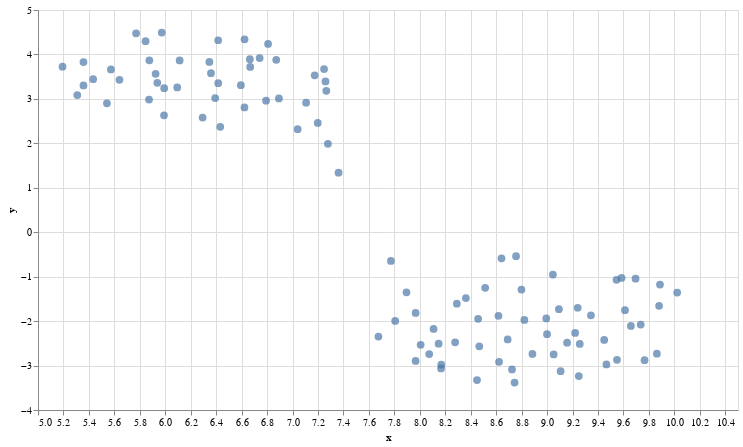

Source (notebook cell):
### Code cell
# UMAP reduces the dimensions from 1024 to 2 dimensions that we can plot
reducer = umap.UMAP(n_neighbors=20)
umap_embeds = reducer.fit_transform(embeddings)
# Prepare the data to plot and interactive visualization
# using Altair
df_explore = pd.DataFrame(data={'text': df['ha_ig_text'][:100]})
df_explore['x'] = umap_embeds[:,0]
df_explore['y'] = umap_embeds[:,1]
# Plot
chart = alt.Chart(df_explore).mark_circle(size=60).encode(
    x=#'x',
    alt.X('x',
        scale=alt.Scale(zero=False)
    ),
    y=
    alt.Y('y',
        scale=alt.Scale(zero=False)
    ),
    tooltip=['text']
).properties(
    width=700,
    height=400
)
chart.interactive()

### Figure 1 — Vega-Lite specification as saved in the notebook (floating-point values rounded to 4 significant figures)
{"config": {"view": {"continuousWidth": 400, "continuousHeight": 300}}, "data": {"name": "data-7bf59fd6720b79b4c8975551c742d12b"}, "mark": {"type": "circle", "size": 60}, "encoding": {"tooltip": [{"field": "text", "type": "nominal"}], "x": {"field": "x", "scale": {"zero": false}, "type": "quantitative"}, "y": {"field": "y", "scale": {"zero": false}, "type": "quantitative"}}, "height": 400, "selection": {"selector001": {"type": "interval", "bind": "scales", "encodings": ["x", "y"]}}, "width": 700, "$schema": "https://vega.github.io/schema/vega-lite/v4.17.0.json", "datasets": {"data-7bf59fd6720b79b4c8975551c742d12b": [{"text": "baka film din banza director allah ya dafa ni nasan zai yi daidai da abnd ake bukata", "x": 5.845, "y": 4.297}, {"text": "allah ubangiji yaiwa rayuwarsa albarka", "x": 7.259, "y": 3.394}, {"text": "abu nafarko gamawa da duniya lafiya kuma inason ingama da uwayena lafiya sannan arzikin duniya dana lahira  sannan inason ganin annabi  s a w  koda cikin mafarkinane   gaskiya dai kuma inason aur", "x": 6.094, "y": 3.257}, {"text": "allah yasa muyi kyakkyawan qarshe", "x": 6.293, "y": 2.58}, {"text": "ba wasa a fuskokinsu  may you succeed always guys", "x": 8.642, "y": -0.5883}, {"text": "aslm bbc hausa tambaya ta itace shekara bbc hausa nawa kuma a wace kasa takene nagode   fatan alkairi", "x": 5.433, "y": 3.444}, {"text": "allah yasa donal trump y kawo w buhari ziyara suyi hanu biyu d shi amin", "x": 6.808, "y": 4.237}, {"text": "toh allah ya sakawa yan gaza", "x": 6.347, "y": 3.831}, {"text": "wannan gsky ne wallahi munacikin lahaula allah muke roqo daya kawo mana daukinsa", "x": 5.309, "y": 3.086}, {"text": "ya subhanallahi   allah ya jiqansu ya gafarta musu ameen", "x": 7.107, "y": 2.916}, {"text": "ah lallai ka burge", "x": 5.541, "y": 2.9}, {"text": "a haba dai kano pillars    allah ya bashi team a chan inda take", "x": 5.357, "y": 3.83}, {"text": "ba a cewa                  ya mutu                  kamarh dabba  sai dey ace                 yarasu                 allah ya mugane amen", "x": 7.248, "y": 3.671}, {"text": "gsky ne allah ya taimaki", "x": 5.99, "y": 2.631}, {"text": "sister dinki tayi kyau sosai", "x": 7.773, "y": -0.646}, {"text": "allah yashiryar damu baki dai wlh wasu mutane akwai sheri garesu", "x": 5.873, "y": 2.986}, {"text": "allahu akbar allah yaqara nisan kwana mai amfani daga bakin jikan mal  arzika dan nepu sokoto state bodinga l g ketaeren sawaba area", "x": 6.416, "y": 4.319}, {"text": "allah ya sa mu dace amin", "x": 6.622, "y": 2.807}, {"text": "gsky hirar nan tae dadi allah ya taemaka", "x": 6.432, "y": 2.372}, {"text": "idan ansamu iphone 1 in aso", "x": 7.278, "y": 1.99}, {"text": "gamji mazan kwarai namiji uban yan boko  allah ya qara haskaka makwanci", "x": 5.64, "y": 3.428}, {"text": "ko babu komai akwai araha", "x": 5.937, "y": 3.361}, {"text": "allah yakara jagora", "x": 6.792, "y": 2.961}, {"text": "dan allah a ina xan samu complete shirinku da kukeyi mai suna dan birni i m in love with the movie  thanks   allah ya kara daukaka", "x": 5.771, "y": 4.475}, {"text": "allah ya karemana kasarmu tagado nigeria da kare warsa daga sharrin yan siyasa ameeeeeeeeeen", "x": 6.623, "y": 4.339}, {"text": "masha allah  muna godiya da aikin megida", "x": 5.357, "y": 3.304}, {"text": "show love to rahama sadau", "x": 7.361, "y": 1.339}, {"text": "good haka muke so yan man united ayi hakure sai next level", "x": 5.193, "y": 3.724}, {"text": "allah yasa afara asa a allah yayi jagora", "x": 6.667, "y": 3.719}, {"text": "allah ya sauwaqe mata wannan jarrabawar", "x": 6.594, "y": 3.308}, {"text": "allah ya fiddasu lafiya   alfarmar annabi muhammad s a w", "x": 7.265, "y": 3.182}, {"text": "allah ya sa ka da alkharin sa", "x": 6.392, "y": 3.017}, {"text": "kuma dai ya allah mun mika lamuramu zuwa gareka ya allah ka kawo mana mafeta kasa ta nageria ya allah kai ne maji rokon bayinka amin ya hauyu ya kauyumu", "x": 5.875, "y": 3.868}, {"text": "amin y rabbi dama allah swt y halicche mu sannan y ban ban tamu t bangaren yare   al adu d kuma kabilu ba don komai bah se dan wannan dalilan allah y karo mana lpy d zaman lpy gami d yalwar arzik", "x": 5.991, "y": 3.242}, {"text": "congratulations zamuzo musha kaman ba gobe", "x": 8.756, "y": -0.5399}, {"text": "congratulations stardom har birnin sin", "x": 6.416, "y": 3.352}, {"text": "allah yajikansa da rahma yasa albarka ga iyalansa daya bari amen", "x": 7.174, "y": 3.531}, {"text": "mashaallah allah ya kara daukaka darajar wanan film allah ya nuna mana kizo jahar katsina domin haska mana shi a cinema amin", "x": 5.973, "y": 4.491}, {"text": "allah ka yaye mana wadannan masifu a nigeria", "x": 6.665, "y": 3.893}, {"text": "toh mudae wannan cutar allah ya karu mu  kuma mutane sugane cewa idan kaga gemun dan uwanka yakama da wuta toh ka yai yafa ma naka ruwa", "x": 6.741, "y": 3.919}, {"text": "yaye kyau    gaskiya mahmud yana playing role mai wuya a wannan shirrin labarin", "x": 5.573, "y": 3.662}, {"text": "allhmdllh      allah yatona asirinsu", "x": 7.04, "y": 2.319}, {"text": "koma wanne irin nau i neh allah zai karemu", "x": 5.924, "y": 3.565}, {"text": "ameen  may aljanna be their final abode", "x": 7.198, "y": 2.459}, {"text": "allah ya tsare da gaba", "x": 6.893, "y": 3.011}, {"text": "mukam muna biyayya ga gwamnati duk abunda tace idan bawai yasaba mawa addinin islama bane muna masu biyayya yauwa", "x": 6.113, "y": 3.866}, {"text": "allahu akbar  allah ka kawo mana karshen wannan bala i", "x": 6.872, "y": 3.878}, {"text": "tsakani da allah in ba a yi hankali ba sai    sudan ta koma    libiya", "x": 6.359, "y": 3.579}, {"text": "happy birthday ezigbo nne mu ochie ka ife nile bu ife oma  aru isi ike n ogologo ndu buru nke gi  now and forever   amen", "x": 9.585, "y": -1.028}, {"text": "o biliwo o biliwo jesu apoburu nelu obe onye mmeri", "x": 9.449, "y": -2.423}, {"text": "nsogbu ad gh   omego n   nwa an  kita  nke ah  agbag   niru niru k any  n eje", "x": 8.724, "y": -3.089}, {"text": "m  asa  gb  makata    so mma", "x": 8.007, "y": -2.534}, {"text": "wow        chidozie      ji si ike", "x": 8.618, "y": -1.881}, {"text": "jehovah idi egwu jehovah idi egwu  praise  farandmode", "x": 8.994, "y": -1.94}, {"text": "ekele d r  g  chukwuabiama     b ara egbu m  gbuo onwe ya  chineke  m  ntak r  daal  oo", "x": 9.0, "y": -2.295}, {"text": "nnem chukwu go zie g  na nk  i kw r", "x": 8.108, "y": -2.176}, {"text": "igbo medley by    inspirationalhour with umu chineke eee", "x": 9.862, "y": -2.733}, {"text": "nwaeze adighi efu n mba", "x": 8.744, "y": -3.382}, {"text": "haew god  ezigbo nwanyi", "x": 7.807, "y": -1.996}, {"text": "ar r    ewo   jee nke  ma  gbu  j", "x": 8.277, "y": -2.477}, {"text": "hbd onyeoma  chukwu gozie gi   more hits  birikwa blessings lagos state house of", "x": 9.88, "y": -1.656}, {"text": "singing  onye neme mma lekwe ikperem nala      imela  africanpraise", "x": 9.766, "y": -2.879}, {"text": "happy birthday nne   chukwu gozie gi ofuma", "x": 10.02, "y": -1.358}, {"text": "happy birthday chinecherem  okenwa  chukwu goziwerem gi    aka na emebe akwa umu nwoke na uzo opuruiche  golibe", "x": 9.695, "y": -1.046}, {"text": "nsogbu adighi  kachifo", "x": 8.449, "y": -3.325}, {"text": "ekele na nsopuru diri gi chiokike maka ndu i nyere anyi  ahu ike na amara     riwo otito", "x": 9.659, "y": -2.108}, {"text": "kedu ka   mere ezigbo eyin m", "x": 8.798, "y": -1.291}, {"text": "otua ka chineke anyi di eh agidigba eh eh eh   waciservice1  hbdrevgodwinabba", "x": 8.513, "y": -1.251}, {"text": "t t   ma nwanne", "x": 8.169, "y": -2.98}, {"text": "jesus igwe ezeoha", "x": 8.69, "y": -2.413}, {"text": "i b  chukwu   b gh  mmad  you are god you re not man  i b  chukwu   b gh  mmad  i b  chukwu   b gh  mmad  i b  chukwu   b gh  mmad  na you be god almighty god you no be man oh you no be man oh", "x": 9.24, "y": -1.699}, {"text": "nne i s r  ike o", "x": 8.167, "y": -3.064}, {"text": "chukwu oma onyeoma na   chukwu oma onyeoma na   chukwu oma chobioma    praising god in a special", "x": 9.612, "y": -1.755}, {"text": "igbo amaka dimkpa anagh  a ka nk  n egwu   ma a gb   egwu ichaka", "x": 9.549, "y": -2.87}, {"text": "biri kam biri egbe bere ugo bere  nke si ibeya ebele  nkw  kwa ya", "x": 9.106, "y": -3.125}, {"text": "oga nd  oga", "x": 7.967, "y": -2.896}, {"text": "auntie ngo i like ya dress  omara ezigbo mma", "x": 7.895, "y": -1.351}, {"text": "happy birthday mazi iga adi ka echi makana echi adi agwu agwu  onyenweanyi gozie gi", "x": 9.887, "y": -1.177}, {"text": "ndewo nwoke  ma", "x": 7.675, "y": -2.347}, {"text": "nd  nke m", "x": 8.074, "y": -2.742}, {"text": "okonkwo in things fall apart   ka chukwu okike abiama chekwa gi  nye gi ahu ike n ogologo ndu", "x": 9.257, "y": -2.513}, {"text": "ezenkwobi  ny  spare parts na agbani", "x": 8.885, "y": -2.739}, {"text": "ekele dibia gworo akidi  ya agwota ozo", "x": 9.093, "y": -1.732}, {"text": "onye eze   udo di ri gi onye oma  more grace as you reach out to the masses in imo state  remember me kwanu e don tey na", "x": 9.736, "y": -2.077}, {"text": "biko ndi obodoukwu nwere umu asa di sharp bonario tell her pls", "x": 9.249, "y": -3.236}, {"text": "even contact his suppliers in china  chukwu mekwalu nd  ya ebele", "x": 8.458, "y": -1.948}, {"text": "time for our  thanksgiving dance and procession  nagode jesu ibu chukwu onye dinma oluwa etobi      thanksgivingsunday  talagos", "x": 9.545, "y": -1.071}, {"text": "lmao  chukwu gba gi ume", "x": 8.821, "y": -1.973}, {"text": "np chukwu agozi go gi   ft lucy q       dreamlounge with    tgif  turnup", "x": 8.291, "y": -1.608}, {"text": "it s the  thefirstflight2theweekend w   x  np chukwu agozi di gi ft", "x": 8.362, "y": -1.48}, {"text": "odogwu na agha dike na agha nara ekele odogwu na agha dike na agha nara ekele olisa kere uwa chukwu na eme nma agam buru hallelujah eburu bu gara jehovah  mercyconference2021", "x": 9.345, "y": -1.871}, {"text": "good morning    ndi n anyi    bia ka anyi rie cc", "x": 7.967, "y": -1.817}, {"text": "jesus  aka m d  elu e jesus  ikpere m di na  l", "x": 9.22, "y": -2.265}, {"text": "nwa na asu igbo  obi dim uto  ada kedu", "x": 9.052, "y": -2.749}, {"text": "nna  jide ka iji", "x": 8.467, "y": -2.567}, {"text": "ogssian nwanne  udo diri gi", "x": 9.157, "y": -2.484}, {"text": "ututu oma nna o  kedu", "x": 8.148, "y": -2.508}, {"text": "thank you jesus  onye nwe anyi imela    goodmorningenugu  goodmorningenugu2018", "x": 9.046, "y": -0.9523}, {"text": "chai    i na agba mbo ofuma  jisie ike", "x": 8.623, "y": -2.915}, {"text": "igbo ndi oma  ndewonu  bia soro noria na oge  obinwanne  ubochim cc", "x": 9.466, "y": -2.974}]}}
